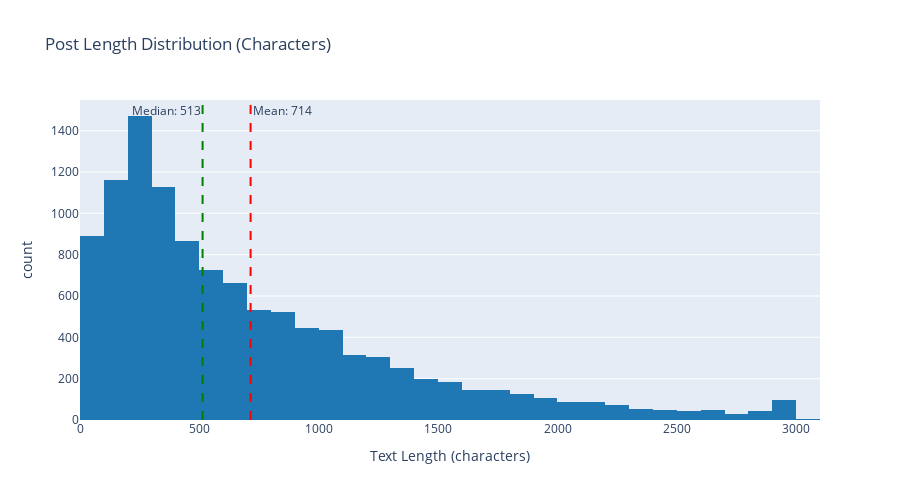

Here is the notebook cell this chart was saved with:
### Markdown cell above
## 6. Text Features Analysis

### 6.1 Post Length Distribution

### Code cell
# Post length distribution
fig = px.histogram(
    df,
    x='text_length',
    nbins=50,
    title='Post Length Distribution (Characters)',
    labels={'text_length': 'Text Length (characters)', 'count': 'Number of Posts'},
    color_discrete_sequence=['#1f77b4']
)

fig.add_vline(
    x=df['text_length'].mean(),
    line_dash="dash",
    line_color="red",
    annotation_text=f"Mean: {df['text_length'].mean():.0f}",
    annotation_position="top right"
)

fig.add_vline(
    x=df['text_length'].median(),
    line_dash="dash",
    line_color="green",
    annotation_text=f"Median: {df['text_length'].median():.0f}",
    annotation_position="top left"
)

fig.update_layout(height=500)
fig.show()
fig.write_html('../output/figures/post_length_distribution.html')

### Figure 1 — Plotly figure (JSON) as saved in the notebook; plotly's stock layout.template omitted (floating-point values rounded to 4 significant figures; data arrays with more than 128 entries replaced by an {"elided": "..."} marker saying what was removed)
{"data": [{"bingroup": "x", "hovertemplate": "Text Length (characters)=%{x}<br>count=%{y}<extra></extra>", "legendgroup": "", "marker": {"color": "#1f77b4", "pattern": {"shape": ""}}, "name": "", "nbinsx": 50, "orientation": "v", "showlegend": false, "type": "histogram", "x": {"elided": "11227 int values"}, "xaxis": "x", "yaxis": "y"}], "layout": {"annotations": [{"showarrow": false, "text": "Mean: 714", "x": 714.1, "xanchor": "left", "xref": "x", "y": 1, "yanchor": "top", "yref": "y domain"}, {"showarrow": false, "text": "Median: 513", "x": 513, "xanchor": "right", "xref": "x", "y": 1, "yanchor": "top", "yref": "y domain"}], "barmode": "relative", "height": 500, "legend": {"tracegroupgap": 0}, "shapes": [{"line": {"color": "red", "dash": "dash"}, "type": "line", "x0": 714.1, "x1": 714.1, "xref": "x", "y0": 0, "y1": 1, "yref": "y domain"}, {"line": {"color": "green", "dash": "dash"}, "type": "line", "x0": 513, "x1": 513, "xref": "x", "y0": 0, "y1": 1, "yref": "y domain"}], "title": {"text": "Post Length Distribution (Characters)"}, "xaxis": {"anchor": "y", "domain": [0, 1], "title": {"text": "Text Length (characters)"}}, "yaxis": {"anchor": "x", "domain": [0, 1], "title": {"text": "count"}}}}
